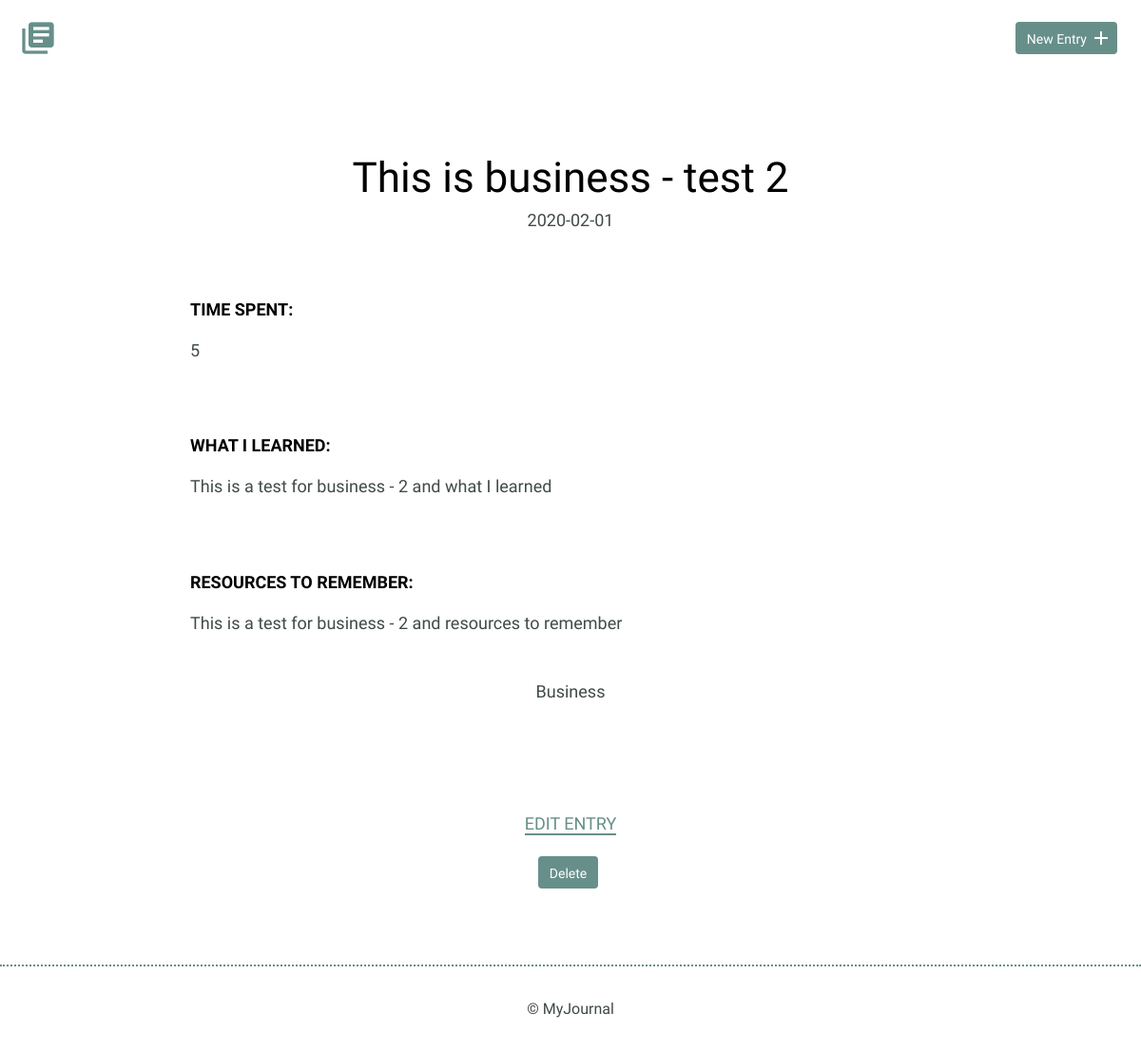
The app's page /detail.php?id=29 with its own data.
### tables this page shows
CREATE TABLE "entries" (
	"id"	INTEGER PRIMARY KEY AUTOINCREMENT,
	"title"	TEXT,
	"entrydate"	TEXT,
	"time_spent"	INTEGER,
	"learned"	BLOB,
	"resources"	BLOB,
	"tags"	TEXT
);

### inc/functions.php (called while the page is built, shortened)
<?php
function Get_Entry($id, $tags=null) {
  include('inc/connection.php');
  if ($tags) {
    $sql = 'SELECT title, entrydate, time_spent, learned, resources, tags FROM entries WHERE id = ? AND tags = ?';
  } else {
    $sql = 'SELECT title, entrydate, time_spent, learned, resources, tags FROM entries WHERE id = ?';
  }
  try {
      $result = $db->prepare($sql);
      $result->bindParam(1, $id, PDO::PARAM_INT);
      $result->execute();
      return $result->fetch();
    } catch (Exception $e) {
      echo "Error!: " . $e->getMessage() . "<br />";
      return array();
    }
}
?>

### detail.php (the view, shortened to what this page needs)
<!DOCTYPE html>
<?php
include("inc/functions.php");
if (isset($_GET['id'])) {
    $journal_id = intval(filter_input(INPUT_GET, 'id', FILTER_SANITIZE_NUMBER_INT));
    list($journal_title, $journal_date, $journal_time_spent, $journal_learned, $journal_resources, $journal_tags) = Get_Entry(filter_input(INPUT_GET, 'id', FILTER_SANITIZE_NUMBER_INT));
}
?>
<html>
    <head>
        <link rel="stylesheet" href="css/normalize.css">
        <link rel="stylesheet" href="css/site.css">
    </head>
    <body>
        <header>
            <div class="container">
                <div class="site-header">
                    <a class="logo" href="index.php"><i class="material-icons">library_books</i></a>
                    <a class="button icon-right" href="new.php"><span>New Entry</span> <i class="material-icons">add</i></a>
                </div>
            </div>
        </header>
        <section>
            <div class="container">
                <div class="entry-list single">
                    <article>
                        <h1><?php echo $journal_title; ?></h1>
                        <time datetime="2016-01-31"><?php echo $journal_date; ?></time>
                        <div class="entry">
                            <h3>Time Spent: </h3>
                            <p><?php echo $journal_time_spent; ?></p>
                        </div>
                        <div class="entry">
                            <h3>What I Learned:</h3>
                            <p><?php echo $journal_learned; ?></p>
                        </div>
                        <div class="entry">
                            <h3>Resources to Remember:</h3>
                            <p><?php echo $journal_resources; ?></p>
                        </div>
                        <p><?php echo $journal_tags; ?></p>
                    </article>
                </div>
            </div>
            <div class="edit">
                <?php
              echo "<p><a href='edit.php?id=" . $journal_id . "'>Edit Entry</a></p>";
              echo "<form method='post' action='index.php' onsubmit=\"return confirm('Are you sure you want to delete this note?');\">\n"
              . "<input type='hidden' value=$journal_id name='delete' />\n"
              . "<input type='submit' class='button' value='Delete' />\n"
              . "</form>";
                ?>
            </div>
        </section>
        <footer>
            <div>
                &copy; MyJournal
            </div>
        </footer>
    </body>
</html>

### css/site.css (style rules this page uses)
body { font-size: 16px; color: #404a49; font-family: 'Cousine', serif; font-weight: 400; }
.container { margin: 0 auto; padding: 0 25px; }
header .site-header { margin: 0 auto; height: 95px; }
header .logo i { color: #678f89; margin: 20px 0 0 -5px; float: left; font-size: 40px; }
header .button { float: right; margin: 33px 0 0 0; }
footer { text-align: center; padding: 35px 0; border-top: 2px dotted #678f89; }
.button { padding: 8px 10px 6px 10px; background: #678f89; border: 2px solid #678f89; border-radius: 4px; text-decoration: none; color: #FFF; position: relative; text-align: center; font-size: 14px; }
.button.icon-right { padding-right: 30px; top: -10px; }
.button.icon-right i { position: absolute; top: 3px; right: 3px; }
h1, h2, h3 { margin: 0; font-weight: 400; line-height: 1em; color: #000; }
h1 { font-size: 44px; margin-bottom: 12px; }
h3 { font-size: 18px; font-family: 'Work Sans', serif; font-weight: 600; text-transform: uppercase; }
p { line-height: 1.8em; font-size: 18px; }
p a { border-bottom: 2px solid #678f89; padding: 0; color: #678f89; text-decoration: none; }
.entry-list, .edit-entry, .new-entry { max-width: 800px; margin: 0 auto; padding: 70px 0 150px 0; }
.entry-list article { margin-bottom: 70px; text-align: center; }
.entry-list article:last-child { margin-bottom: 0; }
.entry-list.single { padding-bottom: 70px; }
.entry-list.single time { font-size: 18px; }
.entry { max-width: 800px; margin: 75px auto 0 auto; text-align: left; }
.entry p { margin-bottom: 40px; }
.edit { padding-bottom: 80px; text-align: center; margin: 0 auto; }
.edit a { font-weight: 400; text-transform: uppercase; font-size: 18px; }
input[type=submit] { margin-right: 5px; }

### records on screen
entries: title "This is business - test 2", entrydate "2020-02-01", time_spent "5", learned "This is a test for business - 2 and what I learned", resources "This is a test for business - 2 and resources to remember", tags "Business"
